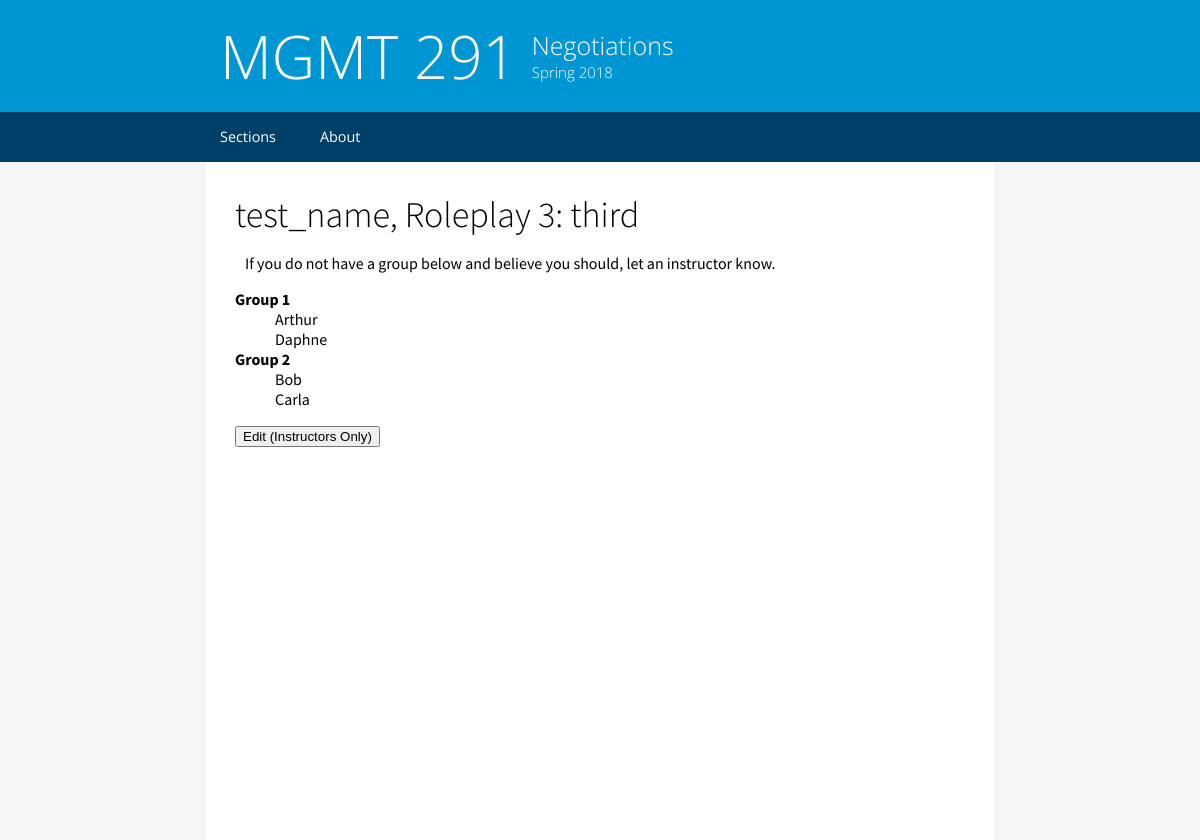
The page /test_name/3 on the database its author committed.
### models.py (models this page shows, shortened)
class Roleplay(db.Model):
    name = db.Column(db.String(64), primary_key=True)
    number = db.Column(db.Integer, index=True)
    assignments = db.Column(db.String(4000))
    started = db.Column(db.Boolean)
    section_name = db.Column(db.String(64), db.ForeignKey('section.name'))
    group_size = db.Column(db.Integer)
    attendees = db.relationship('AttendanceRecord', backref='parent_roleplay', lazy='dynamic')

class AttendanceRecord(db.Model):
    id = db.Column(db.String(64), primary_key=True)
    student_name = db.Column(db.String(64))
    roleplay = db.Column(db.String(64), db.ForeignKey('roleplay.name'))
    def __repr__(self):
        return '<Record {}>'.format(self.student_name + ', ' + self.roleplay)

### website.py (the view, shortened to what this page needs)
@app.route('/<section_name>/<roleplay_number>', methods=['GET', 'POST'])
def landing_roleplay(section_name, roleplay_number):
    print("refreshed")
    roleplay = Roleplay.query.filter_by(section_name=section_name, number=roleplay_number).first()
    records = AttendanceRecord.query.filter_by(parent_roleplay=roleplay).all()
    print(records)
    students = [record.student_name for record in records]
    student_sign_in = SignInForm()
    template = render_template('roleplay.html', roleplay=roleplay, assignments=eval(roleplay.assignments),
                               students=students, form=student_sign_in)
    if roleplay.started:  # STARTED LOGIC)
        if request.method == 'POST':
            if request.form['submit'] == 'edit':
                return None  # TODO
            else:
                print("unknown POST request")
                return None
        elif request.method == 'GET':
            return template

### templates/roleplay.html (shortened to what this page needs)
{% extends "base.html" %}
{% block content %}
    <h1>{{ roleplay.section_name }}, Roleplay {{ roleplay.number }}: {{ roleplay.name }}</h1>
    {% if roleplay.started %}
        <p>If you do not have a group below and believe you should, let an instructor know.</p>
        <p>
            <dl>
                {% for group in assignments %}
                        <dt><b>Group {{ loop.index }}</b></dt>
                    {% for person in group %}
                        <dd>{{ person }}</dd>
                    {% endfor %}
                {% endfor %}
            </dl>
            <form action="" method="post">
                <button name="submit" value="edit">Edit (Instructors Only)</button>
            </form>
        </p>
    {% endif %}
{% endblock %}

### static/styles/style.css (style rules this page uses)
html { -webkit-font-smoothing: antialiased; -webkit-text-size-adjust: 100%; height:100%; width:100%; margin:0px !important; background-color:#F6F6F6; }
body { margin:0px !important; padding:0px !important; height:100%; width:100%; }
.text-container h1 { font-size:36px; font-weight:300; font-family:"Source Sans Pro", sans-serif; margin:0px; margin-top:10px; }
.text-container p { margin-left:10px; font-size:16px; }
@media (min-width:825px) { html { -webkit-font-smoothing: antialiased; height:100%; margin:0px !important; } }
@media (min-width:825px) { body { margin:0px !important; padding:0px !important; height:100%; } }

### rows shown on the page
Roleplay: section_name "test_name", number "3", name "third"
AttendanceRecord: student_name "Arthur"
AttendanceRecord: student_name "Daphne"
AttendanceRecord: student_name "Bob"
AttendanceRecord: student_name "Carla"
